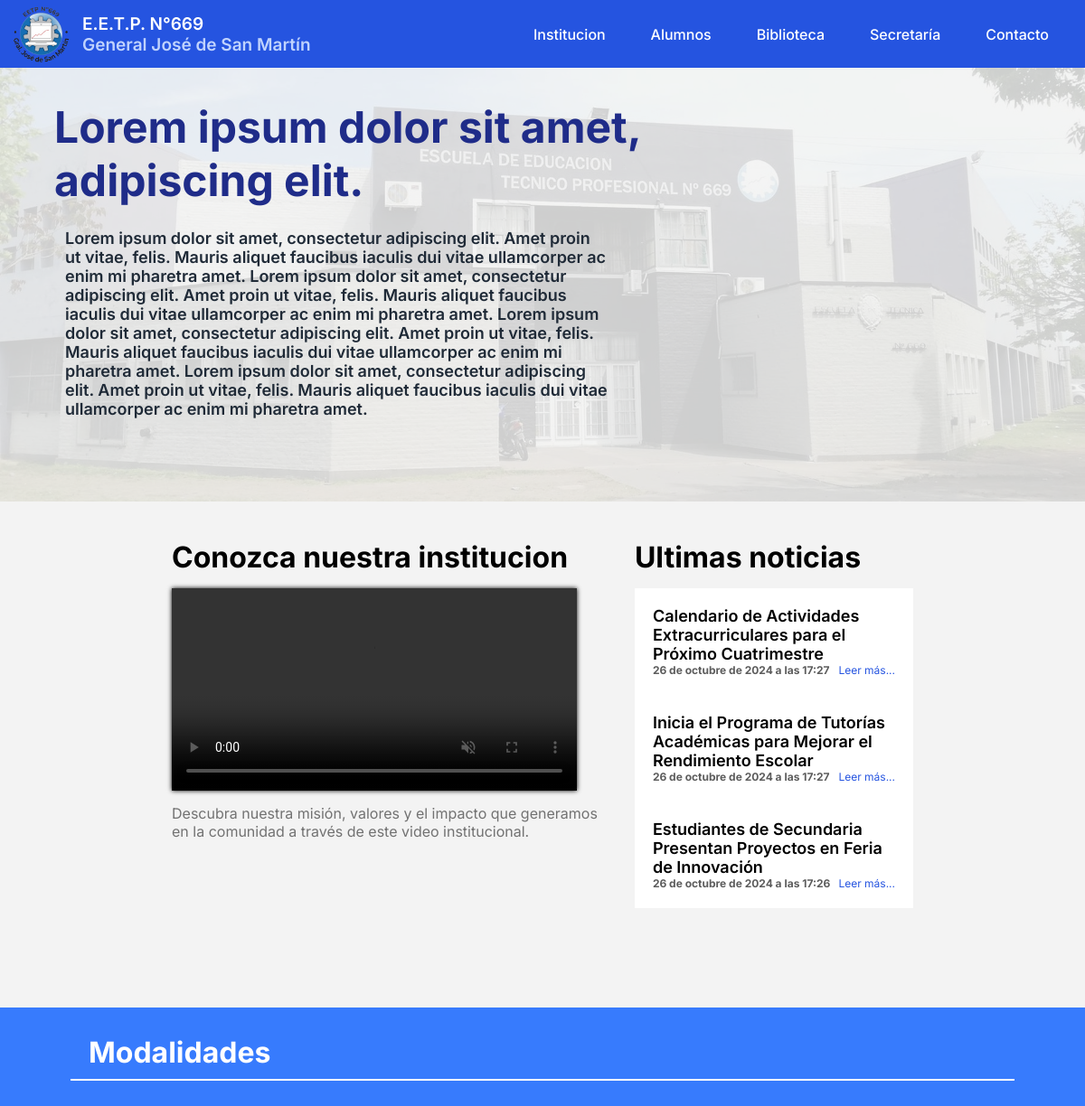
Before: / (upper part) with the older database file.
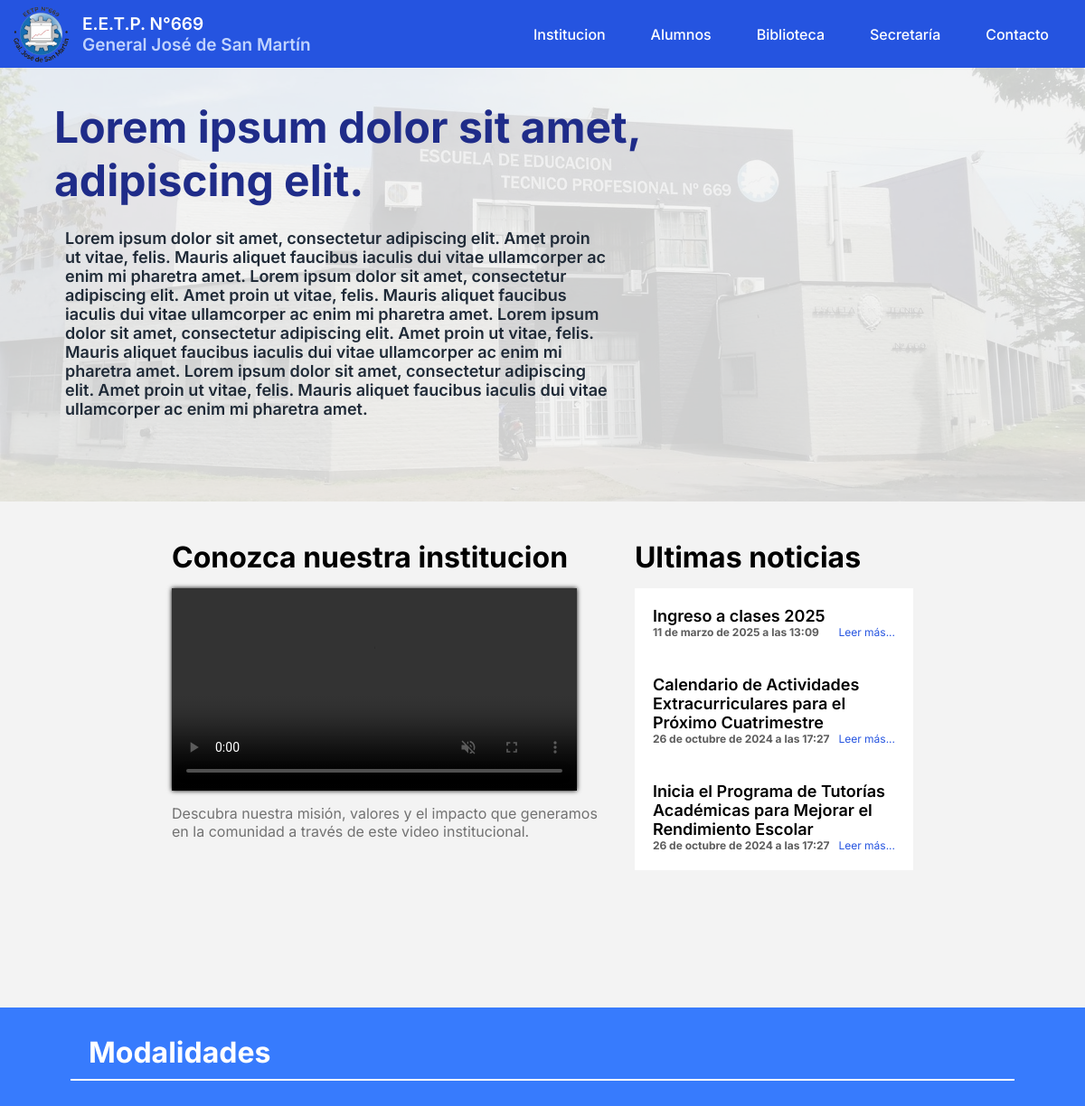
After: the same page with the newer database file.
### novedades/models.py (models this page shows, shortened)
class Novedad(models.Model):
    title = models.CharField(max_length=100, verbose_name='Titulo')
    content = RichTextField(verbose_name='Contenido')
    slug = models.SlugField(verbose_name='Slug', unique=True, blank=True)
    created = models.DateTimeField(auto_now_add=True)
    updated = models.DateTimeField(auto_now=True)
    order = models.IntegerField(verbose_name='Orden', default=0)

### core/views.py (the view)
# urls.py: path('', HomePageView.as_view(), name="home"),
class HomePageView(ListView):
    model = Novedad
    template_name = 'core/home.html'
    context_object_name = 'novedades'  # Opcional: para usar un nombre más descriptivo en el template
    def get_queryset(self):
        return Novedad.objects.all().order_by('-created')[:3]

### modalidades/processors.py (called while the page is built)
def ctx_dict(request):
    ctx = {'modalidades': Modalidad.objects.all() }
    return ctx

### core/templates/core/home.html (shortened to what this page needs)
{% extends "core/base.html" %}
{% load static %}
{% block content %}
<div class="portada">
    <img src="{% static 'img/foto-escuela.jpg' %}" alt="Foto del frente de la escuela" class="foto-escuela">
    <div class="txt">
        <h2>Lorem ipsum dolor sit amet, adipiscing elit.</h2>
        <h3>Lorem ipsum dolor sit amet, consectetur adipiscing elit. Amet proin ut vitae, felis. Mauris aliquet faucibus iaculis dui vitae ullamcorper ac enim mi pharetra amet. Lorem ipsum dolor sit amet, consectetur adipiscing elit. Amet proin ut vitae, felis. Mauris aliquet faucibus iaculis dui vitae ullamcorper ac enim mi pharetra amet. Lorem ipsum dolor sit amet, consectetur adipiscing elit. Amet proin ut vitae, felis. Mauris aliquet faucibus iaculis dui vitae ullamcorper ac enim mi pharetra amet. Lorem ipsum dolor sit amet, consectetur adipiscing elit. Amet proin ut vitae, felis. Mauris aliquet faucibus iaculis dui vitae ullamcorper ac enim mi pharetra amet.</h3>
    </div>
</div>
<div class="informacion">
    <div class="institucion">
        <h2 class='info-title'>Conozca nuestra institucion</h2>
        <video autoplay muted controls preload="metadata">
            <source src="{% static 'img/esc.mp4' %}" type="video/mp4">
        </video>
        <p class="smalltext">Descubra nuestra misión, valores y el impacto que generamos en la comunidad a través de este video institucional.</p>
    </div>
    <div class="novedades">
        <div class="header">
            <h2 class='info-title'>Ultimas noticias</h2>
        </div>
        <div class="body">
            {% for novedad in object_list %}
            <div class="new">
                <h4>{{novedad.title}}</h4>
                <div class="sub">
                    <h5>{{novedad.created}}</h5>
                    <a href="{% url 'novedad' slug=novedad.slug %}">Leer más...</a>
                </div>
            </div>
            {% endfor %}
        </div>
    </div>
</div>
<div class="modalidades">
    <h3>Modalidades</h3>
</div>
{% endblock content %}

Changed rows visible on the page:
removed Novedad: title "Estudiantes de Secundaria Presentan Proyectos en Feria de Innovación", created "26 de octubre de 2024 a las 17:26"
added Novedad: title "Ingreso a clases 2025", created "11 de marzo de 2025 a las 13:09"
